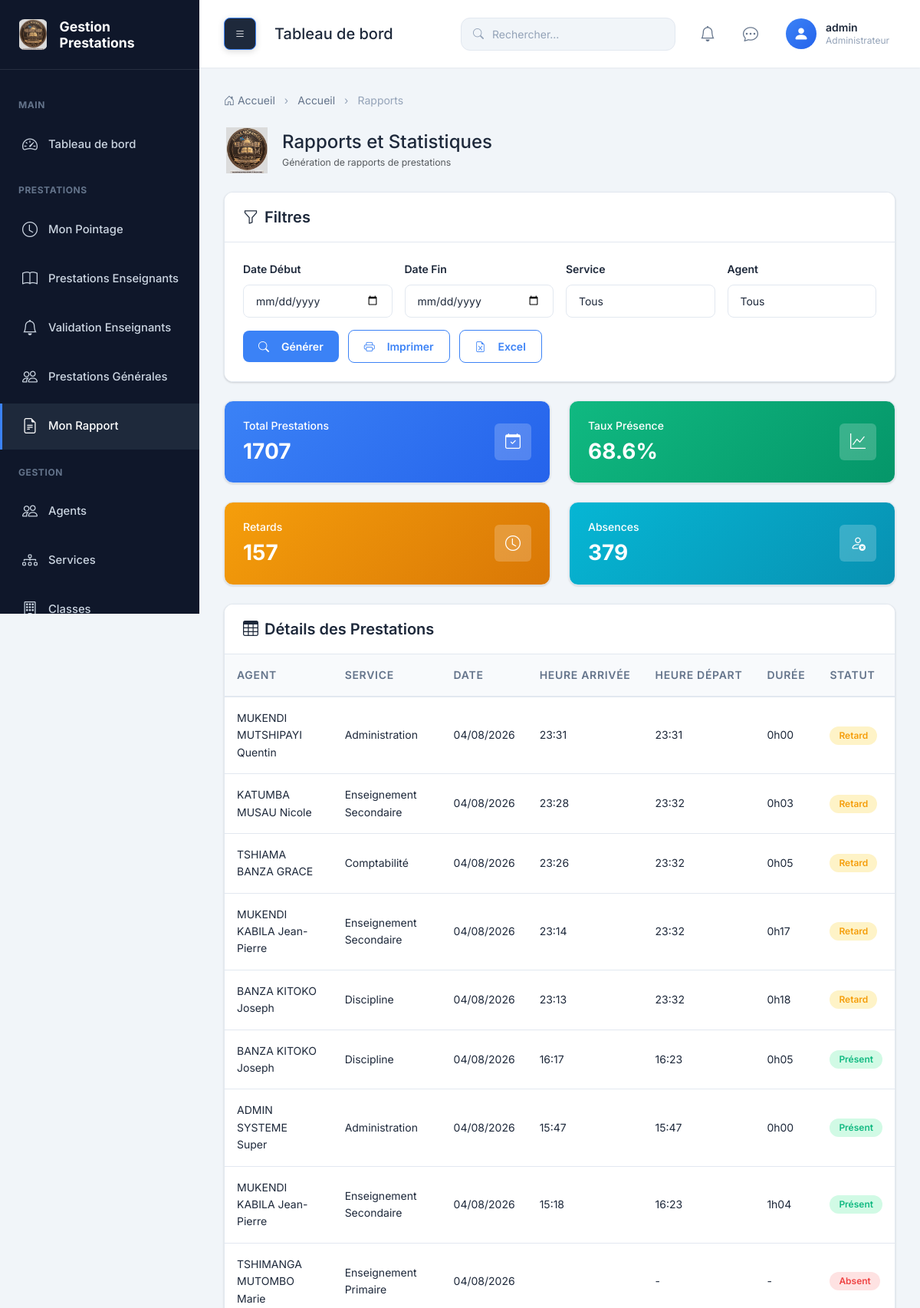
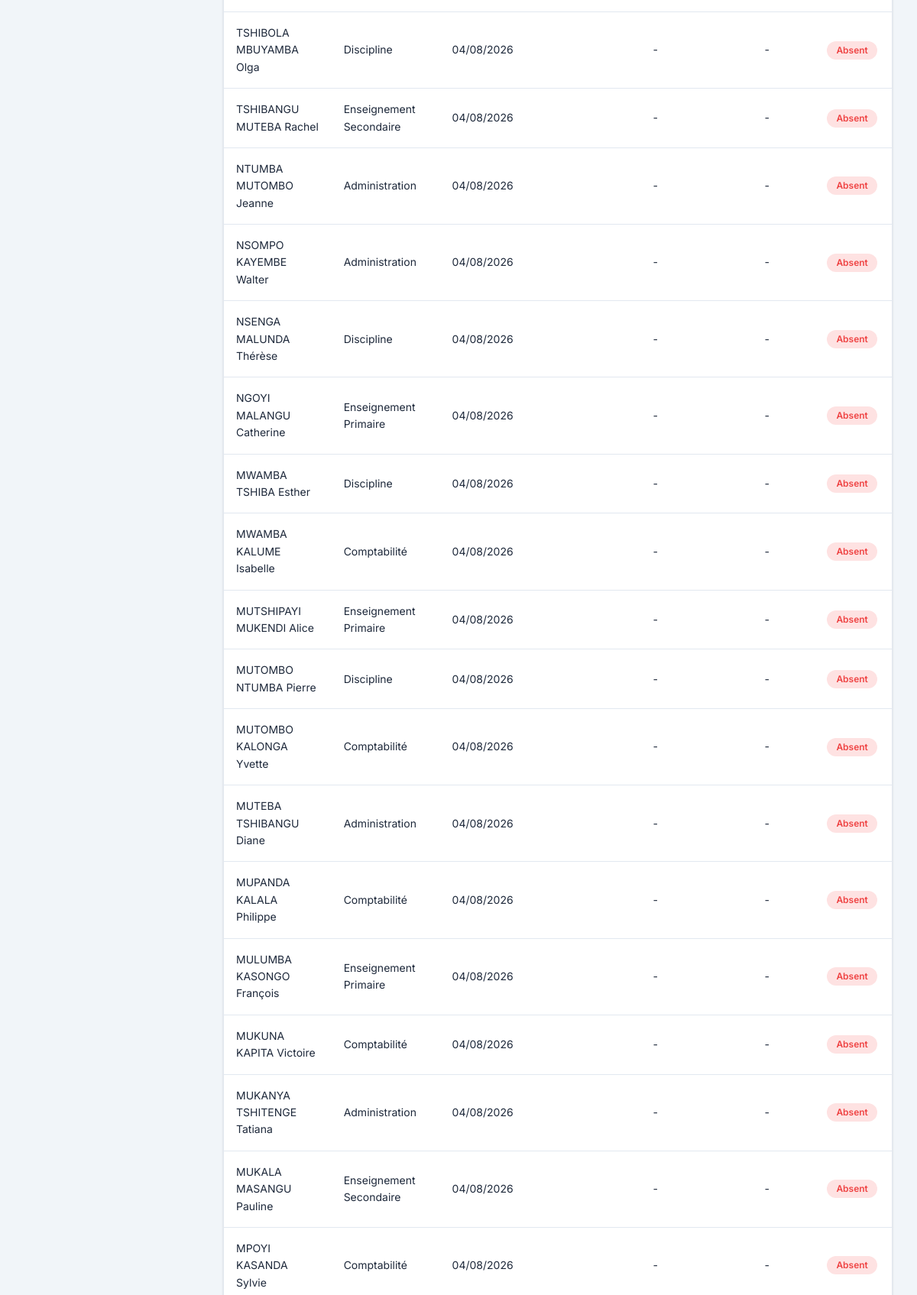
Screenshot of /rapports/ (signed in, upper part) with the database file from the repository (2 pictures, top to bottom).
### prestation/models.py (models this page shows, shortened)
class Utilisateur(models.Model):
    ROLE_CHOICES = (
        ('ADMIN', 'Administrateur'),
        ('SECRETAIRE', 'Secrétaire'),
        ('ENSEIGNANT', 'Enseignant'),
        ('AGENT', 'Agent'),
    )
    user = models.OneToOneField(
        User,
        on_delete=models.CASCADE,
        related_name='utilisateur'
    )
    agent = models.OneToOneField(
        'Agent',
        on_delete=models.CASCADE,
        related_name='utilisateur'
    )
    role = models.CharField(
        max_length=20,
        choices=ROLE_CHOICES
    )
    created_at = models.DateTimeField(auto_now_add=True)
    updated_at = models.DateTimeField(auto_now=True)
    must_change_password = models.BooleanField(
        default=True,
        help_text='Indique si l\'utilisateur doit changer son mot de passe à la prochaine connexion'
    )
    mot_de_passe_temporaire = models.CharField(
        max_length=100,
        blank=True,
        default='',
        help_text='Mot de passe temporaire visible par l\'administrateur (effacé après changement par l\'utilisateur)'
    )
    two_factor_secret = models.CharField(
        max_length=64,
        blank=True,
        default='',
        help_text='Clé secrète pour Google Authenticator (2FA)'
    )
    two_factor_enabled = models.BooleanField(
        default=False,
        help_text='Indique si le 2FA est activé pour cet utilisateur'
    )
    class Meta:
        ordering = ['user__username']
        verbose_name = 'Utilisateur'
        verbose_name_plural = 'Utilisateurs'
        indexes = [
            models.Index(fields=['role']),
        ]

class Prestation(models.Model):
    STATUS_PRESENT = 'PRESENT'
    STATUS_RETARD = 'RETARD'
    STATUS_ABSENT = 'ABSENT'
    STATUS_EN_COURS = 'EN_COURS'
    STATUT = (
        (STATUS_PRESENT, 'Présent'),
        (STATUS_RETARD, 'Retard'),
        (STATUS_ABSENT, 'Absent'),
        (STATUS_EN_COURS, 'En cours'),
    )
    session = models.ForeignKey(
        SessionPrestation,
        on_delete=models.CASCADE,
        related_name="prestations",
        null=True,
        blank=True
    )
    agent = models.ForeignKey(
        'Agent',
        on_delete=models.PROTECT,
        related_name="prestations"
    )
    date = models.DateField()
    heure_arrivee = models.TimeField(
        blank=True,
        null=True
    )
    heure_depart = models.TimeField(
        blank=True,
        null=True
    )
    statut = models.CharField(
        max_length=20,
        choices=STATUT
    )
    observation = models.TextField(
        blank=True,
        null=True
    )
    created_at = models.DateTimeField(auto_now_add=True)
    updated_at = models.DateTimeField(auto_now=True)
    class Meta:
        ordering = ['-date', '-heure_arrivee']
        verbose_name = 'Prestation'
        verbose_name_plural = 'Prestations'
        indexes = [
            models.Index(fields=['agent', 'date']),
            models.Index(fields=['date']),
            models.Index(fields=['statut']),
        ]
        constraints = []
    def duree_prestation(self):
        if self.heure_depart and self.heure_arrivee:
            from datetime import datetime
            arrivee = datetime.combine(self.date, self.heure_arrivee)
            depart = datetime.combine(self.date, self.heure_depart)
            duree = depart - arrivee
            heures = duree.seconds // 3600
            minutes = (duree.seconds % 3600) // 60
            return f"{heures}h{minutes:02d}"
        return None

class Agent(models.Model):
    SEXE_CHOICES = (
        ('M', 'Masculin'),
        ('F', 'Féminin'),
    )
    TYPE_AGENT = (
        ('ENSEIGNANT', 'Enseignant'),
        ('ADMINISTRATIF', 'Administratif'),
        ('DISCIPLINE', 'Préfet de discipline'),
    )
    matricule_validator = RegexValidator(
        regex=r'^[A-Z0-9]{3,20}$',
        message='Le matricule doit contenir 3 à 20 caractères alphanumériques en majuscules.'
    )
    phone_validator = RegexValidator(
        regex=r'^\+?[\d\s\-\(\)]{8,20}$',
        message='Numéro de téléphone invalide. Format attendu: +243 81 234 5678'
    )
    matricule = models.CharField(
        max_length=20,
        unique=True,
        validators=[matricule_validator]
    )
    nom = models.CharField(max_length=100)
    postnom = models.CharField(max_length=100)
    prenom = models.CharField(max_length=100)
    sexe = models.CharField(max_length=10, choices=SEXE_CHOICES)
    telephone = models.CharField(
        max_length=30,
        validators=[phone_validator]
    )
    email = models.EmailField()
    adresse = models.CharField(max_length=255)
    photo = models.ImageField(upload_to='agents/', blank=True, null=True)
    type_agent = models.CharField(
        max_length=20,
        choices=TYPE_AGENT
    )
    etat = models.BooleanField(default=True)
    service = models.ForeignKey(
        Service,
        on_delete=models.PROTECT,
        related_name="agents"
    )
    date_naissance = models.DateField(null=True, blank=True)
    lieu_naissance = models.CharField(max_length=100, blank=True)
    nationalite = models.CharField(max_length=50, default='Congolaise')
    province_origine = models.CharField(max_length=100, blank=True)
    territoire_origine = models.CharField(max_length=100, blank=True)
    secteur = models.CharField(max_length=100, blank=True)
    groupement = models.CharField(max_length=100, blank=True)
    village_origine = models.CharField(max_length=100, blank=True)
    created_at = models.DateTimeField(auto_now_add=True)
    updated_at = models.DateTimeField(auto_now=True)
    class Meta:
        ordering = ['nom', 'postnom', 'prenom']
        verbose_name = 'Agent'
        verbose_name_plural = 'Agents'
        indexes = [
            models.Index(fields=['matricule']),
            models.Index(fields=['type_agent']),
            models.Index(fields=['service']),
        ]
        constraints = [
            models.UniqueConstraint(
                fields=['email'],
                name='unique_agent_email'
            ),
        ]
    def nom_complet(self):
        return f"{self.nom} {self.postnom} {self.prenom}"

class Service(models.Model):
    nom = models.CharField(max_length=100, unique=True)
    description = models.TextField(blank=True)
    created_at = models.DateTimeField(auto_now_add=True)
    updated_at = models.DateTimeField(auto_now=True)
    class Meta:
        ordering = ['nom']
        verbose_name = 'Service'
        verbose_name_plural = 'Services'
        indexes = [
            models.Index(fields=['nom']),
        ]

### prestation/views.py (the view)
# urls.py: path('rapports/', views.rapports_view, name='rapports'),
@login_required
def rapports_view(request):
    from django.core.paginator import Paginator
    date_debut = request.GET.get('date_debut', '')
    date_fin = request.GET.get('date_fin', '')
    service_id = request.GET.get('service', '')
    agent_id = request.GET.get('agent', '')
    page_number = request.GET.get('page', 1)
    prestations = Prestation.objects.select_related('agent', 'agent__service')
    if date_debut:
        prestations = prestations.filter(date__gte=date_debut)
    if date_fin:
        prestations = prestations.filter(date__lte=date_fin)
    if service_id:
        prestations = prestations.filter(agent__service_id=service_id)
    if agent_id:
        prestations = prestations.filter(agent_id=agent_id)
    total_prestations = prestations.count()
    stats = {
        'total_prestations': total_prestations,
        'agents_presents': prestations.filter(statut='PRESENT').count(),
        'agents_retard': prestations.filter(statut='RETARD').count(),
        'agents_absents': prestations.filter(statut='ABSENT').count(),
        'taux_presence': round((prestations.filter(statut='PRESENT').count() / total_prestations * 100) if total_prestations > 0 else 0, 1),
    }
    prestations = prestations.order_by('-date', '-heure_arrivee')
    paginator = Paginator(prestations, 50)
    page_obj = paginator.get_page(page_number)
    return render(request, 'rapports/index.html', {
        'services': Service.objects.all(),
        'agents': Agent.objects.filter(etat=True),
        'page_obj': page_obj,
        'stats': stats,
        'date_debut': date_debut,
        'date_fin': date_fin,
        'service_id': service_id,
        'agent_id': agent_id,
    })

### prestation/templates/rapports/index.html (shortened to what this page needs)
{% extends 'base.html' %}
{% load static %}
{% block breadcrumb %}
<li class="breadcrumb-item"><a href="{% url 'dashboard' %}">Accueil</a></li>
<li class="breadcrumb-item active" aria-current="page">Rapports</li>
{% endblock %}
{% block content %}
<div class="d-flex align-items-center gap-3 mb-4">
    <img src="{% static 'images/logo.png' %}" alt="Logo" style="width: 60px; height: 60px; object-fit: contain;" onerror="this.style.display='none'">
    <div>
        <h4 class="mb-0">Rapports et Statistiques</h4>
        <small class="text-muted">Génération de rapports de prestations</small>
    </div>
</div>
<div class="card mb-4">
    <div class="card-header">
        <h5><i class="bi bi-funnel me-2"></i>Filtres</h5>
    </div>
    <form method="GET" action="{% url 'rapports' %}">
    <div class="card-body">
        <div class="row g-3">
            <div class="col-md-3">
                <label class="form-label">Date Début</label>
                <input type="date" class="form-control" name="date_debut" value="{{ date_debut }}">
            </div>
            <div class="col-md-3">
                <label class="form-label">Date Fin</label>
                <input type="date" class="form-control" name="date_fin" value="{{ date_fin }}">
            </div>
            <div class="col-md-3">
                <label class="form-label">Service</label>
                <select class="form-select" name="service">
                    <option value="">Tous</option>
                </select>
            </div>
            <div class="col-md-3">
                <label class="form-label">Agent</label>
                <select class="form-select" name="agent">
                    <option value="">Tous</option>
                </select>
            </div>
        </div>
        <div class="mt-3">
            <button type="submit" class="btn btn-primary">
                <i class="bi bi-search me-2"></i>Générer
            </button>
            <button type="button" class="btn btn-outline ms-2" onclick="window.print()">
                <i class="bi bi-printer me-2"></i>Imprimer
            </button>
            <button type="button" class="btn btn-outline ms-2" onclick="exportToExcel('rapportTable')">
                <i class="bi bi-file-earmark-excel me-2"></i>Excel
            </button>
        </div>
    </div>
    </form>
</div>
<div class="dashboard-stats mb-4">
    <div class="stat-card primary">
        <div class="stat-info">
            <h6>Total Prestations</h6>
            <h3>{{ stats.total_prestations }}</h3>
        </div>
        <div class="stat-icon">
            <i class="bi bi-calendar-check"></i>
        </div>
    </div>
    <div class="stat-card success">
        <div class="stat-info">
            <h6>Taux Présence</h6>
            <h3>{{ stats.taux_presence }}%</h3>
        </div>
        <div class="stat-icon">
            <i class="bi bi-graph-up"></i>
        </div>
    </div>
    <div class="stat-card warning">
        <div class="stat-info">
            <h6>Retards</h6>
            <h3>{{ stats.agents_retard }}</h3>
        </div>
        <div class="stat-icon">
            <i class="bi bi-clock"></i>
        </div>
    </div>
    <div class="stat-card info">
        <div class="stat-info">
            <h6>Absences</h6>
            <h3>{{ stats.agents_absents }}</h3>
        </div>
        <div class="stat-icon">
            <i class="bi bi-person-x"></i>
        </div>
    </div>
</div>
<div class="card">
    <div class="card-header">
        <h5><i class="bi bi-table me-2"></i>Détails des Prestations</h5>
    </div>
    <div class="card-body p-0">
        <div class="table-responsive">
            <table class="table table-hover mb-0 datatable" id="rapportTable">
                <thead>
                    <tr>
                        <th>Agent</th>
                        <th>Service</th>
                        <th>Date</th>
                        <th>Heure Arrivée</th>
                        <th>Heure Départ</th>
                        <th>Durée</th>
                        <th>Statut</th>
                    </tr>
                </thead>
                <tbody>
                    {% for prestation in page_obj %}
                    <tr>
                        <td>{{ prestation.agent.nom_complet }}</td>
                        <td>{{ prestation.agent.service.nom }}</td>
                        <td>{{ prestation.date|date:"d/m/Y" }}</td>
                        <td>{{ prestation.heure_arrivee|time:"H:i" }}</td>
                        <td>{{ prestation.heure_depart|time:"H:i"|default:"-" }}</td>
                        <td>{{ prestation.duree_prestation|default:"-" }}</td>
                        <td>
                            <span class="badge badge-{% if prestation.statut == 'PRESENT' %}success{% elif prestation.statut == 'RETARD' %}warning{% elif prestation.statut == 'ABSENT' %}danger{% else %}info{% endif %}">
                                {{ prestation.get_statut_display }}
                            </span>
                        </td>
                    </tr>
                    {% empty %}
                    <tr>
                        <td colspan="7" class="text-center py-4 text-muted">Aucune donnée</td>
                    </tr>
                    {% endfor %}
                </tbody>
            </table>
        </div>
    </div>
</div>
{% endblock %}

### prestation/templates/components/navbar.html (shortened to what this page needs)
{% load static %}
<nav class="navbar">
    <div class="navbar-left">
        <button class="navbar-toggle-desktop" id="sidebarToggle" title="Afficher/masquer le menu">
            <i class="bi bi-list"></i>
        </button>
        <h5 class="mb-0">{% block page_title %}Tableau de bord{% endblock %}</h5>
    </div>
    <div class="navbar-right">
        <div class="navbar-search">
            <i class="bi bi-search"></i>
            <input type="text" class="form-control" placeholder="Rechercher...">
        </div>
        <div class="navbar-actions">
            <a href="{% url 'notifications' %}" class="navbar-action" title="Notifications">
                <i class="bi bi-bell"></i>
            </a>
            <a href="{% url 'messages' %}" class="navbar-action" title="Messages">
                <i class="bi bi-chat-dots"></i>
            </a>
            <div class="navbar-user" id="userDropdown">
                {% if user.utilisateur.agent.photo %}
                    <img src="{{ user.utilisateur.agent.photo.url }}" alt="{{ user.username }}">
                {% else %}
                    <div class="navbar-user-avatar">
                        <i class="bi bi-person-fill"></i>
                    </div>
                {% endif %}
                <div class="navbar-user-info">
                    <div class="navbar-user-name">{{ user.username }}</div>
                    <div class="navbar-user-role">{{ user.utilisateur.get_role_display }}</div>
                </div>
            </div>
        </div>
    </div>
</nav>

### rows the page displays
Prestation: agent.nom_complet "MUKENDI MUTSHIPAYI Quentin", agent.service.nom "Administration", date "04/08/2026", heure_arrivee "23:31", heure_depart "23:31", duree_prestation "0h00", statut "Retard"
Prestation: agent.nom_complet "KATUMBA MUSAU Nicole", agent.service.nom "Enseignement Secondaire", date "04/08/2026", heure_arrivee "23:28", heure_depart "23:32", duree_prestation "0h03", statut "Retard"
Prestation: agent.nom_complet "TSHIAMA BANZA GRACE", agent.service.nom "Comptabilité", date "04/08/2026", heure_arrivee "23:26", heure_depart "23:32", duree_prestation "0h05", statut "Retard"
Prestation: agent.nom_complet "MUKENDI KABILA Jean-Pierre", agent.service.nom "Enseignement Secondaire", date "04/08/2026", heure_arrivee "23:14", heure_depart "23:32", duree_prestation "0h17", statut "Retard"
Prestation: agent.nom_complet "BANZA KITOKO Joseph", agent.service.nom "Discipline", date "04/08/2026", heure_arrivee "23:13", heure_depart "23:32", duree_prestation "0h18", statut "Retard"
Prestation: agent.nom_complet "BANZA KITOKO Joseph", agent.service.nom "Discipline", date "04/08/2026", heure_arrivee "16:17", heure_depart "16:23", duree_prestation "0h05", statut "Présent"
Prestation: agent.nom_complet "ADMIN SYSTEME Super", agent.service.nom "Administration", date "04/08/2026", heure_arrivee "15:47", heure_depart "15:47", duree_prestation "0h00", statut "Présent"
Prestation: agent.nom_complet "MUKENDI KABILA Jean-Pierre", agent.service.nom "Enseignement Secondaire", date "04/08/2026", heure_arrivee "15:18", heure_depart "16:23", duree_prestation "1h04", statut "Présent"
Prestation: agent.nom_complet "TSHIMANGA MUTOMBO Marie", agent.service.nom "Enseignement Primaire", date "04/08/2026", heure_depart "-", duree_prestation "-", statut "Absent"
Prestation: agent.nom_complet "TSHIBOLA MBUYAMBA Olga", agent.service.nom "Discipline", date "04/08/2026", heure_depart "-", duree_prestation "-", statut "Absent"
Prestation: agent.nom_complet "TSHIBANGU MUTEBA Rachel", agent.service.nom "Enseignement Secondaire", date "04/08/2026", heure_depart "-", duree_prestation "-", statut "Absent"
Prestation: agent.nom_complet "NTUMBA MUTOMBO Jeanne", agent.service.nom "Administration", date "04/08/2026", heure_depart "-", duree_prestation "-", statut "Absent"
Prestation: agent.nom_complet "NSOMPO KAYEMBE Walter", agent.service.nom "Administration", date "04/08/2026", heure_depart "-", duree_prestation "-", statut "Absent"
Prestation: agent.nom_complet "NSENGA MALUNDA Thérèse", agent.service.nom "Discipline", date "04/08/2026", heure_depart "-", duree_prestation "-", statut "Absent"
Prestation: agent.nom_complet "NGOYI MALANGU Catherine", agent.service.nom "Enseignement Primaire", date "04/08/2026", heure_depart "-", duree_prestation "-", statut "Absent"
Prestation: agent.nom_complet "MWAMBA TSHIBA Esther", agent.service.nom "Discipline", date "04/08/2026", heure_depart "-", duree_prestation "-", statut "Absent"
Prestation: agent.nom_complet "MWAMBA KALUME Isabelle", agent.service.nom "Comptabilité", date "04/08/2026", heure_depart "-", duree_prestation "-", statut "Absent"
Prestation: agent.nom_complet "MUTSHIPAYI MUKENDI Alice", agent.service.nom "Enseignement Primaire", date "04/08/2026", heure_depart "-", duree_prestation "-", statut "Absent"
Prestation: agent.nom_complet "MUTOMBO NTUMBA Pierre", agent.service.nom "Discipline", date "04/08/2026", heure_depart "-", duree_prestation "-", statut "Absent"
Prestation: agent.nom_complet "MUTOMBO KALONGA Yvette", agent.service.nom "Comptabilité", date "04/08/2026", heure_depart "-", duree_prestation "-", statut "Absent"
Prestation: agent.nom_complet "MUTEBA TSHIBANGU Diane", agent.service.nom "Administration", date "04/08/2026", heure_depart "-", duree_prestation "-", statut "Absent"
Prestation: agent.nom_complet "MUPANDA KALALA Philippe", agent.service.nom "Comptabilité", date "04/08/2026", heure_depart "-", duree_prestation "-", statut "Absent"
Prestation: agent.nom_complet "MULUMBA KASONGO François", agent.service.nom "Enseignement Primaire", date "04/08/2026", heure_depart "-", duree_prestation "-", statut "Absent"
Prestation: agent.nom_complet "MUKUNA KAPITA Victoire", agent.service.nom "Comptabilité", date "04/08/2026", heure_depart "-", duree_prestation "-", statut "Absent"
Prestation: agent.nom_complet "MUKANYA TSHITENGE Tatiana", agent.service.nom "Administration", date "04/08/2026", heure_depart "-", duree_prestation "-", statut "Absent"
Prestation: agent.nom_complet "MUKALA MASANGU Pauline", agent.service.nom "Enseignement Secondaire", date "04/08/2026", heure_depart "-", duree_prestation "-", statut "Absent"
Prestation: agent.nom_complet "MPOYI KASANDA Sylvie", agent.service.nom "Comptabilité", date "04/08/2026", heure_depart "-", duree_prestation "-", statut "Absent"

### other values shown
{{ user.username }} "admin"
{{ user.utilisateur.get_role_display }} "Administrateur"
{{ stats.total_prestations }} "1707"
{{ stats.taux_presence }} "68.6"
{{ stats.agents_retard }} "157"
{{ stats.agents_absents }} "379"
